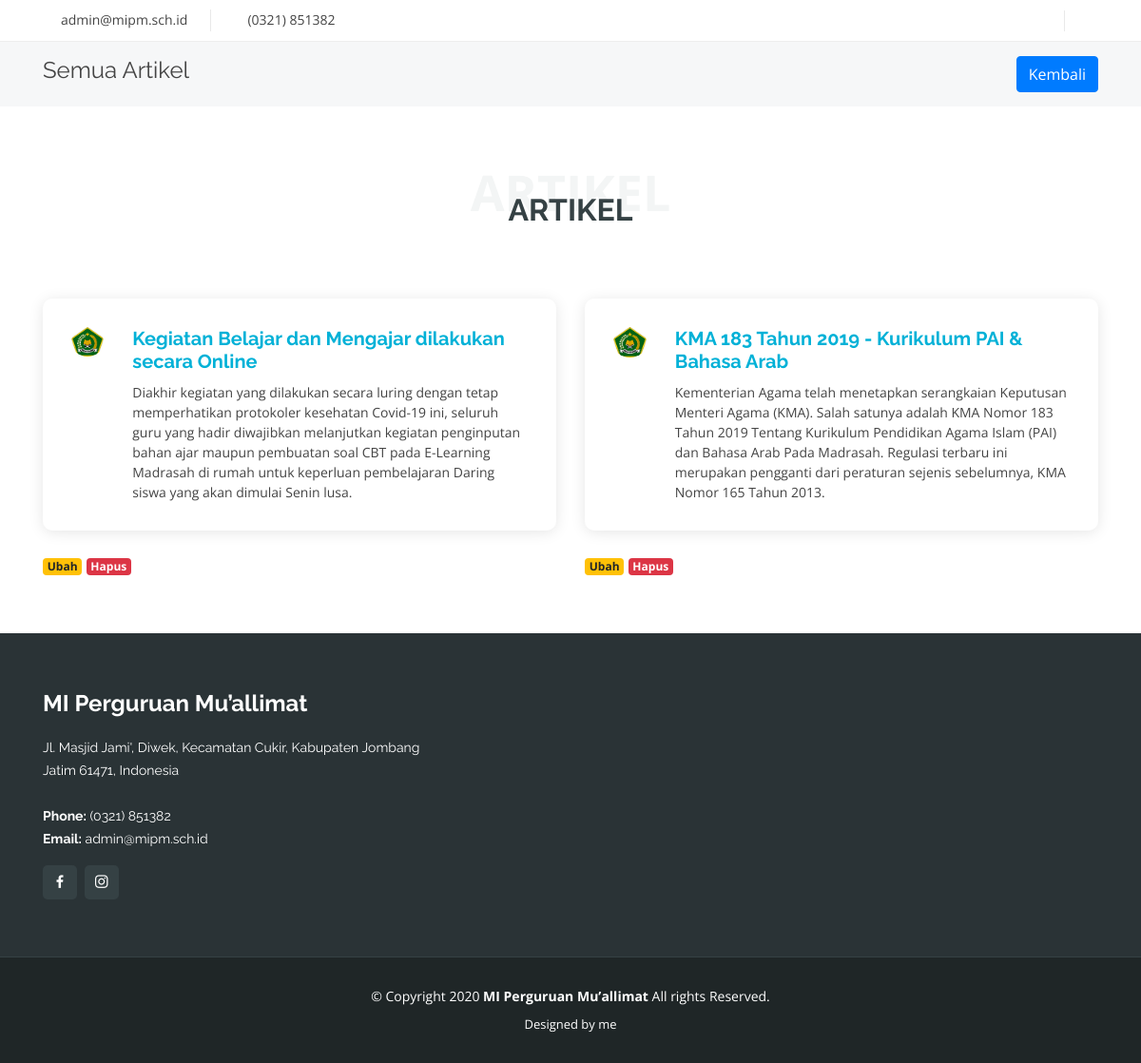
Screenshot of /admins/readAllArtikel.php (signed in) with the database file from the repository.
### tables this page shows
CREATE TABLE `artikel` (
  `id` int(11) NOT NULL,
  `judul` varchar(500) NOT NULL,
  `p1` text NOT NULL,
  `p2` text NOT NULL,
  `p3` text NOT NULL,
  `p4` text NOT NULL,
  `p5` text NOT NULL,
  `p6` text NOT NULL,
  `p7` text NOT NULL,
  `p8` text NOT NULL,
  `p9` text NOT NULL,
  `p10` text NOT NULL,
  `p11` text NOT NULL,
  `p12` text NOT NULL,
  `p13` text NOT NULL,
  `p14` text NOT NULL,
  `p15` text NOT NULL,
  `p16` text NOT NULL,
  `p17` text NOT NULL,
  `p18` text NOT NULL,
  `p19` text NOT NULL,
  `p20` text NOT NULL,
  `p21` text NOT NULL,
  `p22` text NOT NULL,
  `p23` text NOT NULL,
  `p24` text NOT NULL,
  `p25` text NOT NULL,
  `p26` text NOT NULL,
  `p27` text NOT NULL,
  `p28` text NOT NULL,
  `p29` text NOT NULL,
  `p30` text NOT NULL,
  `logo` varchar(255) NOT NULL,
  `gambar1` varchar(255) NOT NULL,
  `gambar2` varchar(255) NOT NULL,
  `gambar3` varchar(255) NOT NULL
);

### admins/function-Admin.php (called while the page is built, shortened)
<?php
$conn = mysqli_connect("localhost", "root", "", "mipm");
    function query($query) {
        global $conn;
        $result = mysqli_query($conn, $query);
        $rows = [];
        while($row = mysqli_fetch_assoc($result) ) {
            $rows[] = $row;
        }
        return $rows;
    }
?>

### admins/readAllArtikel.php (the view, shortened to what this page needs)
<?php
require 'function-Admin.php';
$artikel = query("SELECT * FROM artikel ORDER BY id DESC");
?>
<!DOCTYPE html>
<html lang="en">
<head>
  <link href="../assets/vendor/bootstrap/css/bootstrap.min.css" rel="stylesheet">
  <link href="../assets/vendor/icofont/icofont.min.css" rel="stylesheet">
  <link href="../assets/vendor/boxicons/css/boxicons.min.css" rel="stylesheet">
  <link href="../assets/vendor/animate.css/animate.min.css" rel="stylesheet">
  <link href="../assets/vendor/remixicon/remixicon.css" rel="stylesheet">
  <link href="../assets/vendor/venobox/venobox.css" rel="stylesheet">
  <link href="../assets/vendor/owl.carousel/assets/owl.carousel.min.css" rel="stylesheet">
  <link href="../assets/css/style.css" rel="stylesheet">
</head>
<body>
    <section id="topbar" class="d-none d-lg-block">
        <div class="container d-flex">
            <div class="contact-info mr-auto">
                <i class="icofont-envelope"></i>admin@mipm.sch.id
                <i class="icofont-phone phone-icon"></i> (0321) 851382
            </div>
            <div class="social-links">
                <a href="#" class="facebook"><i class="icofont-facebook"></i></a>
                <a href="#" class="instagram"><i class="icofont-instagram"></i></a>
            </div>
        </div>
    </section>
    <section id="breadcrumbs" class="breadcrumbs">
        <div class="container">
        <div class="d-flex justify-content-between align-items-center">
          <h2>Semua Artikel</h2>
          <ol>
            <li><a href="index.php" class="btn btn-primary">Kembali</a></li>
          </ol>
        </div>
      </div>
    </section>
        <section id="team" class="team">
      <div class="container">
        <div class="section-title">
          <span>Artikel</span>
          <h2>Artikel</h2>
        </div>
        <div class="row">
          <?php foreach($artikel as $row) : ?>
          <div class="col-lg-6">
            <br>
            <div class="member d-flex align-items-start">
              <div class="pic"><img src="../assets/img/artikel/<?= $row["logo"];?>" class="img-fluid" alt="<?= $row["judul"];?>"></div>
              <div class="member-info">
                <h4><a href="readArtikel.php?id=<?= $row["id"];?>" title="Lebih lanjut"><?= $row["judul"];?></h4></a>
                <p><?= $row["p1"];?></p>
              </div>
            </div>
            <br>
            <a href="../admins/ubahArtikel.php?id=<?= $row["id"];?>" class="badge badge-warning">Ubah</a>
            <a href="../admins/hapusArtikel.php?id=<?= $row["id"];?>" class="badge badge-danger" onclick=" return confirm('Hapus file ?');">Hapus</a>
          </div>
          <?php endforeach; ?>
        </div>
      </div>
    </section>
    <footer id="footer">
        <div class="footer-top">
            <div class="container">
                <div class="row">
                    <div class="col-lg-6 col-md-6">
                        <div class="footer-info">
                            <h3>MI Perguruan Mu’allimat</h3>
                            <p>
                                Jl. Masjid Jami', Diwek, Kecamatan Cukir, Kabupaten Jombang <br>
                                Jatim 61471, Indonesia<br><br>
                                <strong>Phone:</strong> (0321) 851382<br>
                                <strong>Email:</strong> admin@mipm.sch.id<br>
                            </p>
                            <div class="social-links mt-3">
                                <a href="#" class="facebook"><i class="bx bxl-facebook"></i></a>
                                <a href="#" class="instagram"><i class="bx bxl-instagram"></i></a>
                            </div>
                        </div>
                    </div>
                </div>
            </div>
        </div>
        <div class="container">
            <div class="copyright">
                &copy; Copyright 2020 <strong><span>MI Perguruan Mu’allimat</span></strong> All rights Reserved.
            </div>
        <div class="credits">
        Designed by me
        </div>
        </div>
    </footer>
</body>
</html>

### assets/css/style.css (style rules this page uses)
body { font-family: "Open Sans", sans-serif; color: #444444; }
a { color: #01b1d7; }
h1, h2, h3, h4, h5, h6 { font-family: "Raleway", sans-serif; }
#topbar { background: #fff; padding: 10px 0; border-bottom: 1px solid #eee; font-size: 14px; }
#topbar .contact-info i { color: #01b1d7; padding: 4px; }
#topbar .contact-info .phone-icon { padding-left: 20px; margin-left: 20px; border-left: 1px solid #e9e9e9; }
#topbar .social-links a { color: #62787d; padding: 4px 12px; display: inline-block; line-height: 1px; transition: 0.3s; border-left: 1px solid #e9e9e9; }
#topbar .social-links a:first-child { border-left: 0; }
section { padding: 60px 0; }
.section-title { text-align: center; padding: 30px 0; position: relative; }
.section-title h2 { font-size: 32px; font-weight: 700; text-transform: uppercase; margin-bottom: 20px; padding-bottom: 0; color: #354144; position: relative; z-index: 2; }
.section-title span { position: absolute; top: 30px; color: #f3f5f5; left: 0; right: 0; z-index: 1; font-weight: 700; font-size: 52px; text-transform: uppercase; line-height: 0; }
.team { background: #fff; }
.team .member { position: relative; box-shadow: 0px 2px 15px rgba(0, 0, 0, 0.1); padding: 30px; border-radius: 10px; }
.team .member .pic { overflow: hidden; width: 180px; border-radius: 50%; }
.team .member .pic img { transition: ease-in-out 0.3s; }
.team .member .member-info { padding-left: 30px; }
.team .member h4 { font-weight: 700; margin-bottom: 5px; font-size: 20px; color: #354144; }
.team .member p { margin: 10px 0 0 0; font-size: 14px; }
.breadcrumbs { padding: 15px 0; background: #f6f7f8; min-height: 40px; }
.breadcrumbs h2 { font-size: 24px; font-weight: 400; }
.breadcrumbs ol { display: flex; flex-wrap: wrap; list-style: none; padding: 0; margin: 0; }
#footer { background: #1f2627; padding: 0 0 30px 0; color: #fff; font-size: 14px; }
#footer .footer-top { background: #2a3336; border-bottom: 1px solid #354144; padding: 60px 0 30px 0; }
#footer .footer-top .footer-info { margin-bottom: 30px; }
#footer .footer-top .footer-info h3 { font-size: 24px; margin: 0 0 20px 0; padding: 2px 0 2px 0; line-height: 1; font-weight: 700; }
#footer .footer-top .footer-info p { font-size: 14px; line-height: 24px; margin-bottom: 0; font-family: "Raleway", sans-serif; color: #fff; }
#footer .footer-top .social-links a { font-size: 18px; display: inline-block; background: #354144; color: #fff; line-height: 1; padding: 8px 0; margin-right: 4px; border-radius: 5px; text-align: center; width: 36px; height: 36px; transition: 0.3s; }
#footer .copyright { text-align: center; padding-top: 30px; }
#footer .credits { padding-top: 10px; text-align: center; font-size: 13px; color: #fff; }

### rows the page displays
artikel: logo (picture), judul "Kegiatan Belajar dan Mengajar dilakukan secara Online", p1 "Diakhir kegiatan yang dilakukan secara luring dengan tetap memperhatikan protokoler kesehatan Covid-19 ini, seluruh guru yang hadir diwajibkan melanjutkan kegiatan penginputan bahan ajar maupun pembuatan soal CBT pada E-Learning Madrasah di rumah untuk keperluan pembelajaran Daring siswa yang akan dimulai Senin lusa."
artikel: logo (picture), judul "KMA 183 Tahun 2019 - Kurikulum PAI & Bahasa Arab", p1 "Kementerian Agama telah menetapkan serangkaian Keputusan Menteri Agama (KMA). Salah satunya adalah KMA Nomor 183 Tahun 2019 Tentang Kurikulum Pendidikan Agama Islam (PAI) dan Bahasa Arab Pada Madrasah. Regulasi terbaru ini merupakan pengganti dari peraturan sejenis sebelumnya, KMA Nomor 165 Tahun 2013."
